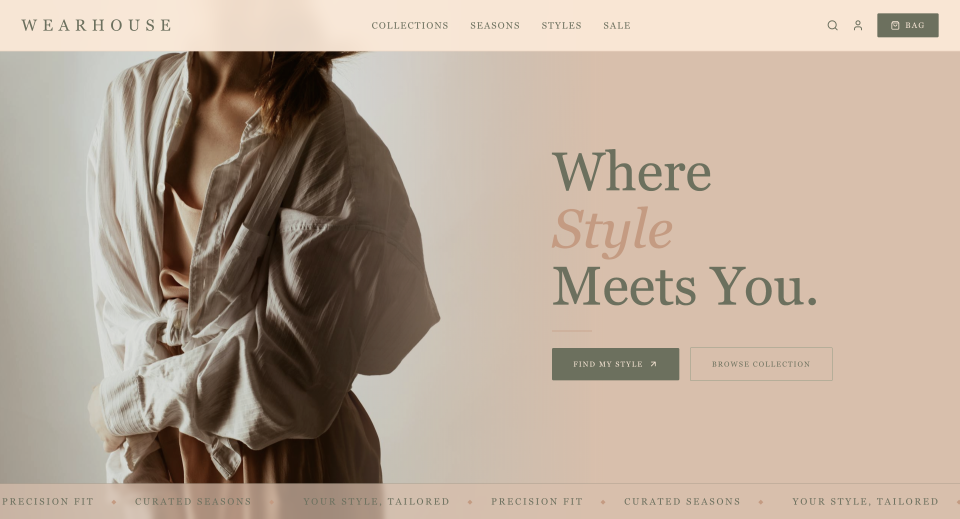
#> input picture WearHouse.png, 2880 x 1556 px (shown at 1/3 size)
$ python -i color_analysis.py   (imports and definitions only)
#> lines starting #> are read from the running program, lines starting #| are printed output that depends on the picture
import os
import urllib.request

import cv2
import mediapipe as mp
import numpy as np
from sklearn.cluster import KMeans

# ── MODEL BOOTSTRAP ──────────────────────────────────────────────────────────
_MODEL_PATH = os.path.join(os.path.dirname(__file__), "face_landmarker.task")
_MODEL_URL = (
    "https://storage.googleapis.com/mediapipe-models/"
    "face_landmarker/face_landmarker/float16/latest/face_landmarker.task"
)


# [4 lines left out: function _ensure_model, not called in this run]


# [1 line not run here, left out]

_BaseOptions = mp.tasks.BaseOptions
_FaceLandmarker = mp.tasks.vision.FaceLandmarker
_FaceLandmarkerOptions = mp.tasks.vision.FaceLandmarkerOptions
_VisionRunningMode = mp.tasks.vision.RunningMode

# [7 lines that did not run here, left out]

# Face silhouette — used to exclude background pixels from skin crops
_FACE_OVAL_IDS = [
    10, 338, 297, 332, 284, 251, 389, 356, 454, 323, 361, 288,
    397, 365, 379, 378, 400, 377, 152, 148, 176, 149, 150, 136,
    172, 58, 132, 93, 234, 127, 162, 21, 54, 103, 67, 109,
]

# Iris landmark layout (center + 4 boundary points, same for each eye)
_RIGHT_IRIS_CENTER = 468
_RIGHT_IRIS_BOUNDARY = [469, 470, 471, 472]
_LEFT_IRIS_CENTER = 473
_LEFT_IRIS_BOUNDARY = [474, 475, 476, 477]


# ── PIXEL UTILITIES ───────────────────────────────────────────────────────────

def _crop(img: np.ndarray, y1: int, y2: int, x1: int, x2: int) -> np.ndarray:
    h, w = img.shape[:2]
    return img[max(0, y1):min(h, y2), max(0, x1):min(w, x2)]


# [33 lines left out: functions _subsample, _dominant, _dominant_median_cluster, not called in this run]


def _rgb_to_hex(rgb: list[int]) -> str:
    return "#{:02X}{:02X}{:02X}".format(int(rgb[0]), int(rgb[1]), int(rgb[2]))


# ── IMPROVEMENT 1: FACE OVAL MASK ─────────────────────────────────────────────
# Prevents background from bleeding into skin crops on non-rectangular faces.

# [8 lines left out: function _face_oval_mask, not called in this run]


# ── IMPROVEMENT 2: YCRCB SKIN FILTER ─────────────────────────────────────────
# Removes hair, eyebrows, beard, eyelid pixels from skin sample regions.
# Range is intentionally wide to cover diverse skin tones.

def _skin_ycrcb_mask(bgr_roi: np.ndarray) -> np.ndarray:
    ycrcb = cv2.cvtColor(bgr_roi, cv2.COLOR_BGR2YCrCb)
    return cv2.inRange(ycrcb, np.array([0, 130, 75]), np.array([255, 178, 132]))


# ── IMPROVEMENT 3: HIGHLIGHT REMOVAL ─────────────────────────────────────────
# Discards blown-out specular highlights before computing mean LAB values.
# Threshold 215 in OpenCV LAB ≈ L* 84 in CIE LAB.

def _remove_highlights(pixels_lab: np.ndarray, thresh: int = 215) -> np.ndarray:
    return pixels_lab[pixels_lab[:, 0] < thresh]


# ── IMPROVEMENT 4: IRIS ANNULAR MASK + HSV FILTERING ─────────────────────────
# Three sources of error in the old approach:
#   1. Fixed 35% pupil exclusion — too small under bright light
#   2. Limbal ring (dark border at 90-100% of iris radius) drags color dark
#   3. Specular highlights and sclera bleed-in skew the hue
# Fix: sample only the 30–88% annular zone, then filter by HSV to remove
# remaining pupil pixels, sclera, and reflections before running k-means.

# [178 lines left out: functions _iris_pixels, _hair_grabcut, _classify_eye_color, _classify_hair_color, _classify_skin_depth, not called in this run]


# ── MAIN ENTRY ────────────────────────────────────────────────────────────────

def analyze_image(image_bytes: bytes) -> dict:
    nparr = np.frombuffer(image_bytes, np.uint8)
    image_bgr = cv2.imdecode(nparr, cv2.IMREAD_COLOR)
    if image_bgr is None:
        raise ValueError("Could not decode image. Please upload a valid JPEG or PNG.")

    h, w = image_bgr.shape[:2]
    if h < 100 or w < 100:
        raise ValueError("Image too small. Please upload a higher-resolution photo.")

    image_rgb = cv2.cvtColor(image_bgr, cv2.COLOR_BGR2RGB)
    image_lab = cv2.cvtColor(image_bgr, cv2.COLOR_BGR2LAB)

    mp_image = mp.Image(image_format=mp.ImageFormat.SRGB, data=image_rgb)
    with _FaceLandmarker.create_from_options(_LANDMARKER_OPTIONS) as landmarker:
        result = landmarker.detect(mp_image)

    if not result.face_landmarks:
        raise ValueError("No face detected. Please use a clear, well-lit frontal photo.")

    lms = result.face_landmarks[0]
    all_pts = [(int(lm.x * w), int(lm.y * h)) for lm in lms]
    xs = [p[0] for p in all_pts]
    ys = [p[1] for p in all_pts]

    fx_min, fx_max = min(xs), max(xs)
    fy_min, fy_max = min(ys), max(ys)
    fw = fx_max - fx_min
    fh = fy_max - fy_min
    fcx = (fx_min + fx_max) // 2

    # ── SKIN TONE ──────────────────────────────────────────────────────────
    oval_mask = _face_oval_mask(lms, h, w)

    skin_regions = [
        # (y1, y2, x1, x2) — forehead center, left cheek, right cheek
        (fy_min,           fy_min + fh // 5,       fcx - fw // 5, fcx + fw // 5),
        (fy_min + fh // 3, fy_min + 2 * fh // 3,  fx_min,        fcx - fw // 8),
        (fy_min + fh // 3, fy_min + 2 * fh // 3,  fcx + fw // 8, fx_max),
    ]

    skin_lab_all = []
    skin_rgb_all = []

    for (y1, y2, x1, x2) in skin_regions:
        y1, y2 = max(0, y1), min(h, y2)
        x1, x2 = max(0, x1), min(w, x2)
        if y2 <= y1 or x2 <= x1:
            continue

        # Mask 1: inside face silhouette
        region_oval = oval_mask[y1:y2, x1:x2]
        # Mask 2: YCrCb skin color
        region_skin = _skin_ycrcb_mask(image_bgr[y1:y2, x1:x2])
        # Combined
        combined = cv2.bitwise_and(region_oval, region_skin)

        px_lab = image_lab[y1:y2, x1:x2][combined > 0]
        px_rgb = image_rgb[y1:y2, x1:x2][combined > 0]

        # If the skin filter is too aggressive (unusual pigmentation), fall back
        if len(px_lab) < 30:
            px_lab = image_lab[y1:y2, x1:x2][region_oval > 0]
            px_rgb = image_rgb[y1:y2, x1:x2][region_oval > 0]

        if len(px_lab) < 9:
            continue

        # Remove specular highlights
        px_lab = _remove_highlights(px_lab)
        px_rgb = px_rgb[:len(px_lab)]  # keep in sync after highlight removal

        if len(px_lab) > 0:
            skin_lab_all.append(px_lab)
            skin_rgb_all.append(px_rgb)

    if not skin_lab_all:
        raise ValueError("Could not extract skin region. Try a clearer frontal photo.")

    skin_lab = np.vstack(skin_lab_all)
    skin_rgb = np.vstack(skin_rgb_all)

    mean_L = float(skin_lab[:, 0].mean())
    mean_b = float(skin_lab[:, 2].mean())

    b_offset = mean_b - 128
    if b_offset > 6:
        undertone = "warm"
    elif b_offset < -6:
        undertone = "cool"
    else:
        undertone = "neutral"

    skin_rgb_mean = skin_rgb.mean(axis=0).astype(int).tolist()

    # ── EYE COLOR (annular iris mask) ──────────────────────────────────────
    eye_pixels = []
    for center_id, boundary_ids in [
        (_RIGHT_IRIS_CENTER, _RIGHT_IRIS_BOUNDARY),
        (_LEFT_IRIS_CENTER,  _LEFT_IRIS_BOUNDARY),
    ]:
        px = _iris_pixels(image_rgb, lms, center_id, boundary_ids, w, h)
        if len(px) >= 4:
            eye_pixels.append(px)

    if eye_pixels:
        ep = _subsample(np.vstack(eye_pixels))
        # k=3: separates remaining dark pixels, mid-tone iris, and bright pixels.
        # Pick the cluster with median brightness — avoids the darkest (residual
        # pupil/lashes) and brightest (residual reflection) clusters.
        eye_dominant = _dominant_median_cluster(ep, k=3)
        eye_name = _classify_eye_color(eye_dominant)
    else:
        eye_dominant = [90, 60, 30]
        eye_name = "brown"

    # ── HAIR COLOR (GrabCut → rectangle fallback) ───────────────────────────
    hair_pixels, (hy1, hy2, hx1, hx2) = _hair_grabcut(
        image_bgr, fy_min, fh, fw, fcx, w, h
    )

    if len(hair_pixels) < 80:
        # Fallback: raw rectangle above forehead
        r_y1 = max(0, fy_min - int(fh * 0.35))
        r_y2 = max(0, fy_min - int(fh * 0.02))
        r_x1 = max(0, fcx - int(fw * 0.45))
        r_x2 = min(w, fcx + int(fw * 0.45))
        fallback_roi = _crop(image_rgb, r_y1, r_y2, r_x1, r_x2)
        hair_pixels = fallback_roi.reshape(-1, 3) if fallback_roi.size >= 9 else np.array([])
        hy1, hy2, hx1, hx2 = r_y1, r_y2, r_x1, r_x2

    hair_detected = len(hair_pixels) >= 9
    if hair_detected:
        hair_dominant = _dominant(hair_pixels, k=3)
        hair_name = _classify_hair_color(hair_dominant)
    else:
        hair_dominant = [60, 40, 25]
        hair_name = "not detected"

    # ── CONTRAST ────────────────────────────────────────────────────────────
    if hair_detected and hy2 > hy1 and hx2 > hx1:
        hair_lab_roi = _crop(image_bgr, hy1, hy2, hx1, hx2)
        hair_L = float(cv2.cvtColor(hair_lab_roi, cv2.COLOR_BGR2LAB)[:, :, 0].mean())
    else:
        hair_L = 50.0

    diff = abs(mean_L - hair_L)
    contrast = "low" if diff < 45 else ("medium" if diff < 90 else "high")

    return {
        "skin_undertone": undertone,
        "skin_depth": _classify_skin_depth(mean_L),
        "skin_tone_hex": _rgb_to_hex(skin_rgb_mean),
        "contrast": contrast,
        "eye_color": eye_name,
        "eye_color_hex": _rgb_to_hex(eye_dominant),
        "hair_color": hair_name,
        "hair_color_hex": _rgb_to_hex(hair_dominant) if hair_detected else None,
    }

>>> import cv2
>>> picture = cv2.imread('WearHouse.png', cv2.IMREAD_GRAYSCALE)
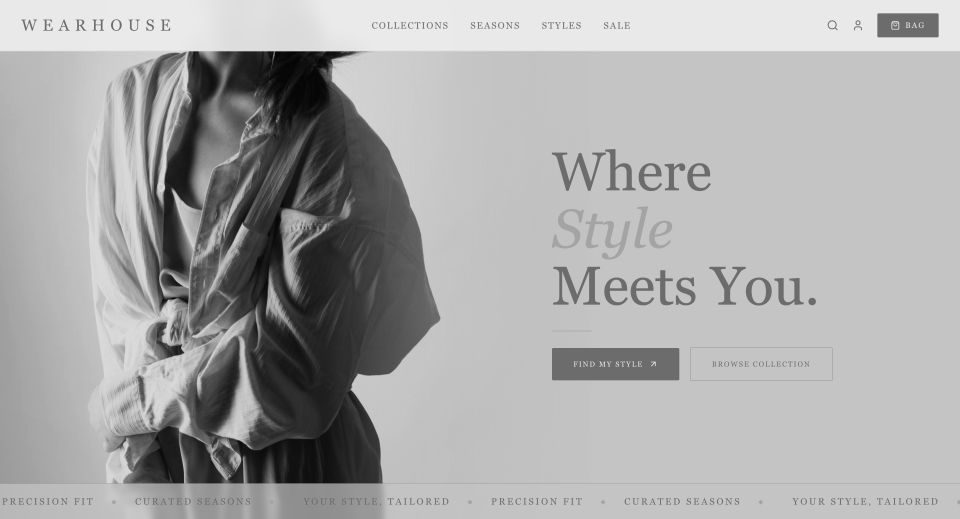
#> picture: shape (1556, 2880) (shown at 1/3 size); min 3, max 236, mean 169.6
#> (the run stopped early here; a loop or call above may not have finished)
